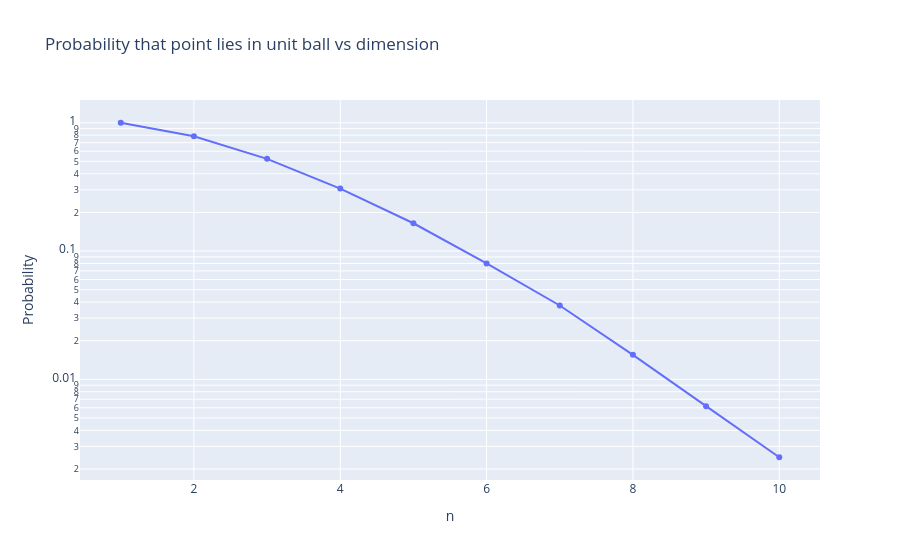

The cell this chart's notebook holds for it:
### Markdown cell above
## Step 3: Define Interactive Plotting Function

We create an interactive Plotly visualization to show how the estimated probability (volume ratio) changes with dimension. The plot uses a logarithmic y-axis to better show the rapid decrease in volume as dimensions increase.

### Code cell
# plot_results(results)              # static
plot_results_interactive(results) # interactive

### Figure 1 — Plotly figure (JSON) as saved in the notebook; plotly's stock layout.template omitted (floating-point values rounded to 4 significant figures)
{"data": [{"mode": "lines+markers", "name": "Probability", "type": "scatter", "x": [1, 2, 3, 4, 5, 6, 7, 8, 9, 10], "y": [1, 0.7848, 0.5233, 0.3068, 0.1646, 0.08, 0.03763, 0.01552, 0.00618, 0.00247]}], "layout": {"hovermode": "x unified", "title": {"text": "Probability that point lies in unit ball vs dimension"}, "xaxis": {"title": {"text": "n"}}, "yaxis": {"title": {"text": "Probability"}, "type": "log"}}}
